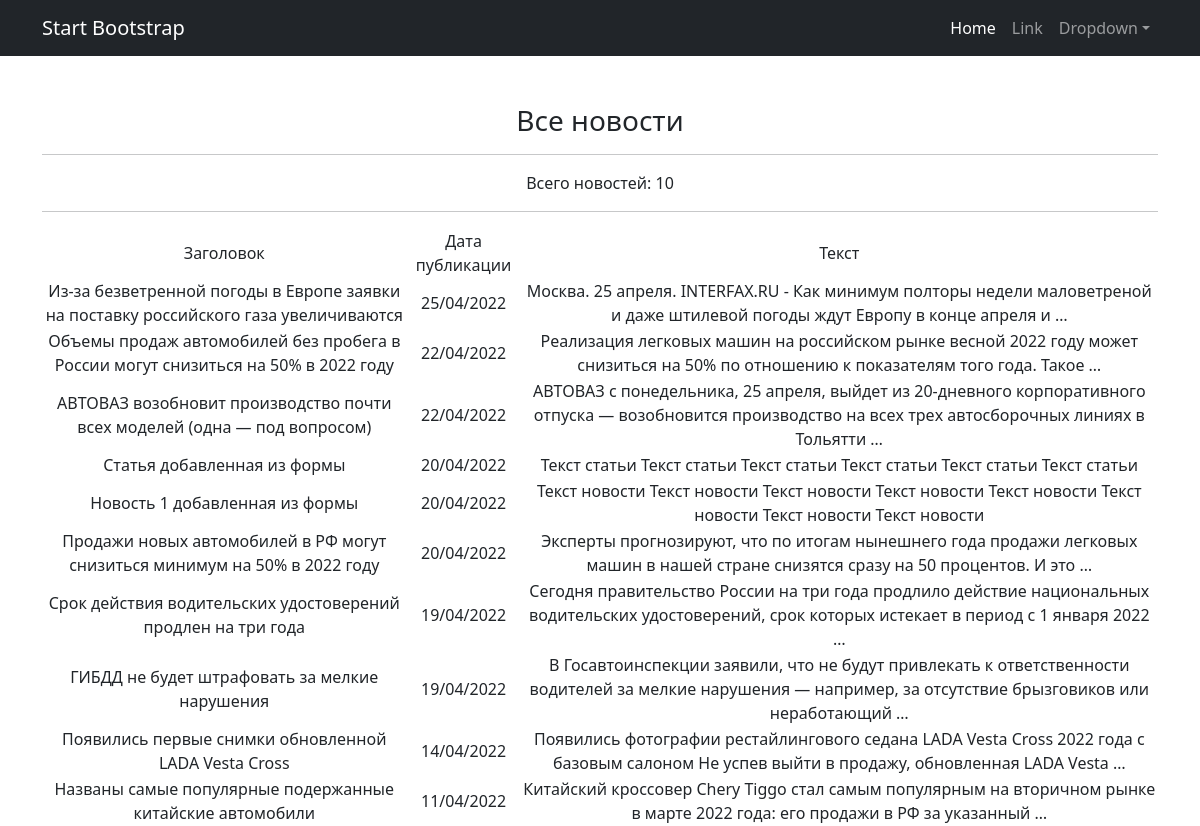
Page /news/ on the committed database.
### news/models.py (models this page shows, shortened)
class Post(models.Model):
    author = models.ForeignKey(Author, on_delete=models.CASCADE)
    timeAdding = models.DateTimeField(auto_now_add=True)
    title = models.CharField(max_length=128)
    NEWS = 'NW'
    ARTICLE = 'AR'
    CATEGORY_CHOICES = (
        (NEWS, 'Новость'),
        (ARTICLE, 'Статья'),
    )
    postType = models.CharField(max_length=2, choices=CATEGORY_CHOICES, default=NEWS)
    postCategory = models.ManyToManyField(Category, through='PostCategory')
    text = models.TextField()
    rating = models.SmallIntegerField(default=0)
    class Meta:
        verbose_name = 'Пост'
        verbose_name_plural = 'Посты'

### news/views.py (the view)
# urls.py: path('news/', NewsList.as_view(), name='news_list'),
class NewsList(ListView):
    model = Post
    ordering = '-id'
    template_name = 'news.html'
    context_object_name = 'all_news'
    paginate_by = 10
    def get_queryset(self):
        queryset = super().get_queryset()
        self.filterset = PostFilter(self.request.GET, queryset)
        return self.filterset.qs
    def get_context_data(self, **kwargs):
        context = super().get_context_data(**kwargs)
        context['filterset'] = self.filterset
        return context

### templates/news.html (shortened to what this page needs)
{% extends 'flatpages/default.html' %}
{% block content %}
    <h3>Все новости</h3>
    <hr>
    Всего новостей: {{all_news|length}}
    <hr>
    {% if all_news %}
        <table>
            <tr>
                <td>Заголовок</td>
                <td>Дата публикации</td>
                <td>Текст</td>
            </tr>
            {% for post in all_news %}
            <tr>
                <td>{{post.title}}</td>
                <td>{{post.timeAdding|date:'d/m/Y'}}</td>
                <td>{{post.text|truncatewords:20}}</td>
            </tr>
            {% endfor %}
        </table>
    {% else %}
        <h2>Новостей нет!</h2>
    {% endif %}
{% endblock content %}

### rows in the picture
Post: title "Из-за безветренной погоды в Европе заявки на поставку российского газа увеличиваются", timeAdding "25/04/2022", text "Москва. 25 апреля. INTERFAX.RU - Как минимум полторы недели маловетреной и даже штилевой погоды ждут Европу в конце апреля и …"
Post: title "Объемы продаж автомобилей без пробега в России могут снизиться на 50% в 2022 году", timeAdding "22/04/2022", text "Реализация легковых машин на российском рынке весной 2022 году может снизиться на 50% по отношению к показателям того года. Такое …"
Post: title "АВТОВАЗ возобновит производство почти всех моделей (одна — под вопросом)", timeAdding "22/04/2022", text "АВТОВАЗ с понедельника, 25 апреля, выйдет из 20-дневного корпоративного отпуска — возобновится производство на всех трех автосборочных линиях в Тольятти …"
Post: title "Статья добавленная из формы", timeAdding "20/04/2022", text "Текст статьи Текст статьи Текст статьи Текст статьи Текст статьи Текст статьи"
Post: title "Новость 1 добавленная из формы", timeAdding "20/04/2022", text "Текст новости Текст новости Текст новости Текст новости Текст новости Текст новости Текст новости Текст новости"
Post: title "Продажи новых автомобилей в РФ могут снизиться минимум на 50% в 2022 году", timeAdding "20/04/2022", text "Эксперты прогнозируют, что по итогам нынешнего года продажи легковых машин в нашей стране снизятся сразу на 50 процентов. И это …"
Post: title "Срок действия водительских удостоверений продлен на три года", timeAdding "19/04/2022", text "Сегодня правительство России на три года продлило действие национальных водительских удостоверений, срок которых истекает в период с 1 января 2022 …"
Post: title "ГИБДД не будет штрафовать за мелкие нарушения", timeAdding "19/04/2022", text "В Госавтоинспекции заявили, что не будут привлекать к ответственности водителей за мелкие нарушения — например, за отсутствие брызговиков или неработающий …"
Post: title "Появились первые снимки обновленной LADA Vesta Cross", timeAdding "14/04/2022", text "Появились фотографии рестайлингового седана LADA Vesta Cross 2022 года с базовым салоном Не успев выйти в продажу, обновленная LADA Vesta …"
Post: title "Названы самые популярные подержанные китайские автомобили", timeAdding "11/04/2022", text "Китайский кроссовер Chery Tiggo стал самым популярным на вторичном рынке в марте 2022 года: его продажи в РФ за указанный …"

### other values in the picture
{{ all_news|length }} "10"
